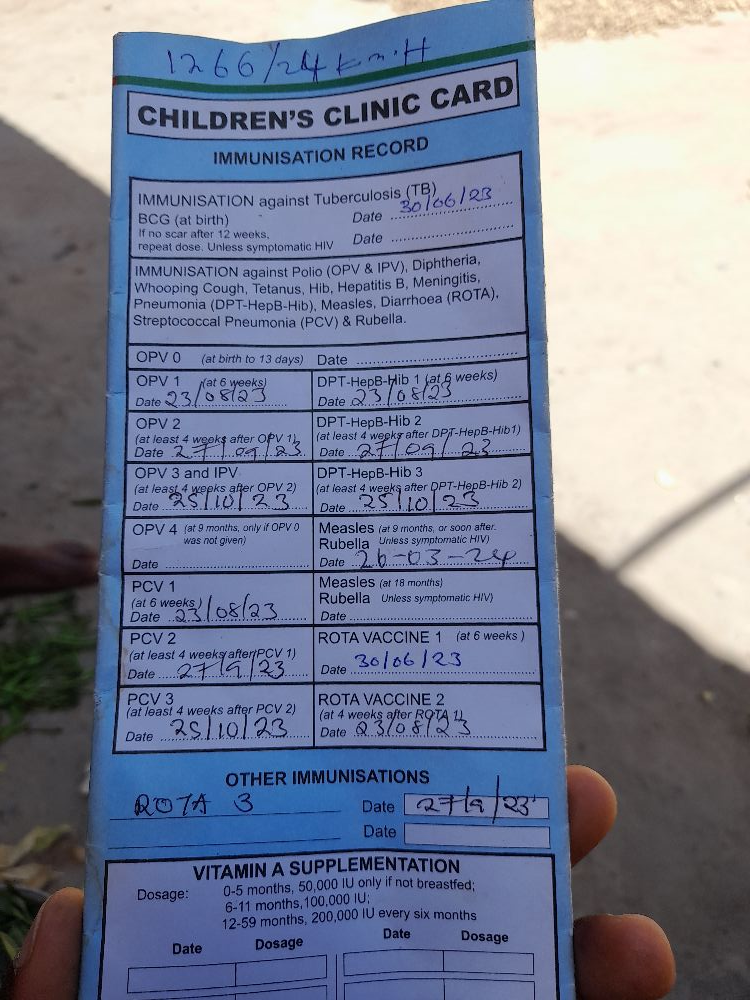
#> input picture data/images/vaccination_cards/1713782940159.jpg, 750 x 1000 px, found by its file name
$ python image_preprocessing.py
#> lines starting #> are read from the running program, lines starting #| are printed output that depends on the picture; after the words box and inside, x2 and y2 are one past the last pixel; in counts of white or black regions, pixels touching at a corner belong together
import cv2
import numpy as np
import os

# Define paths
IMAGE_PATH = "data/images/vaccination_cards/1713782940159.jpg"  # Change this dynamically later if needed
IMAGE_NAME = os.path.basename(IMAGE_PATH)
OUTPUT_PATH = f"data/images/vaccination_cards/processed_{IMAGE_NAME}"

def preprocess_image(image_path, output_path):
    """Loads an image and applies improved preprocessing for OCR."""
    # Load image
    image = cv2.imread(image_path)
#> image is the input picture: shape (1000, 750, 3); mean B, G, R 147.9, 126.5, 119.3

    if image is None:
        raise FileNotFoundError(f"⚠️ Image not found: {image_path}")

    # Convert to grayscale
    gray = cv2.cvtColor(image, cv2.COLOR_BGR2GRAY)
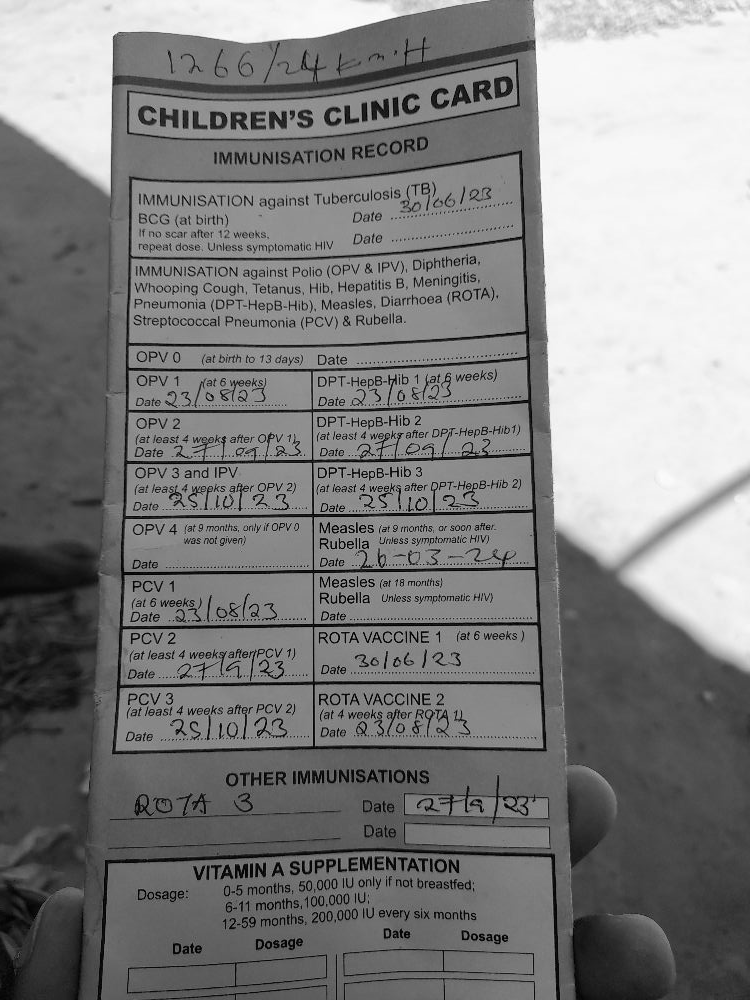
#> gray: shape (1000, 750); min 0, max 255, mean 126.8

    # Apply histogram equalization for better contrast
    gray = cv2.equalizeHist(gray)
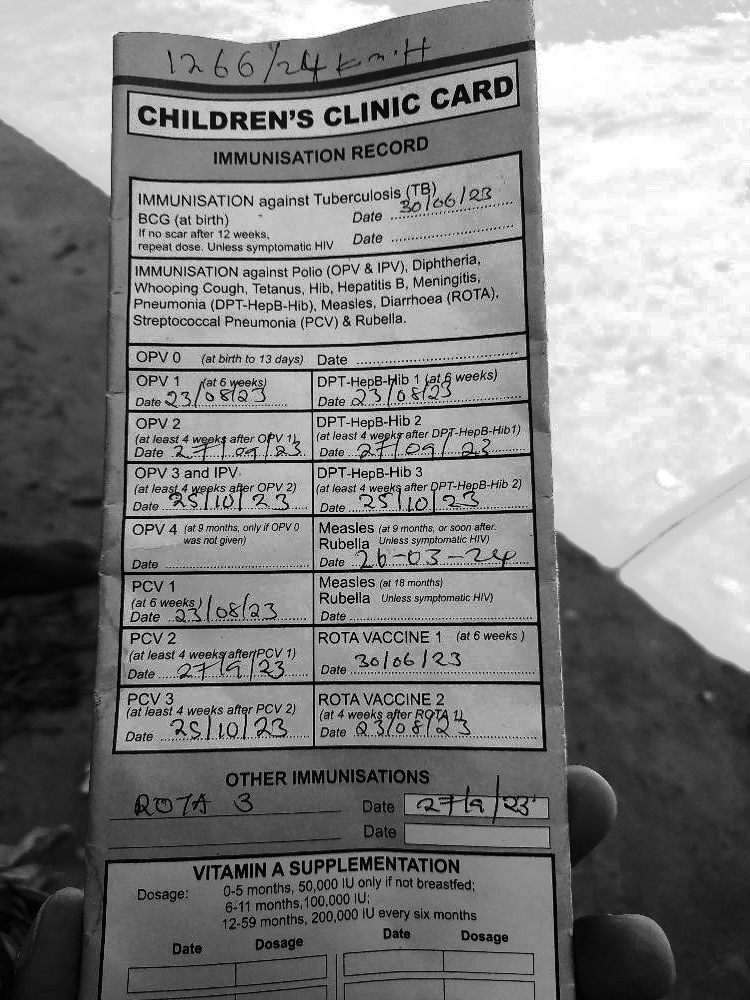
#> gray: shape (1000, 750); min 0, max 255, mean 128.5

    # Apply bilateral filtering to reduce noise while keeping edges sharp
    filtered = cv2.bilateralFilter(gray, 9, 75, 75)

    # Use adaptive thresholding to enhance text contrast
    processed = cv2.adaptiveThreshold(
        filtered, 255, cv2.ADAPTIVE_THRESH_GAUSSIAN_C, cv2.THRESH_BINARY_INV, 15, 8
    )
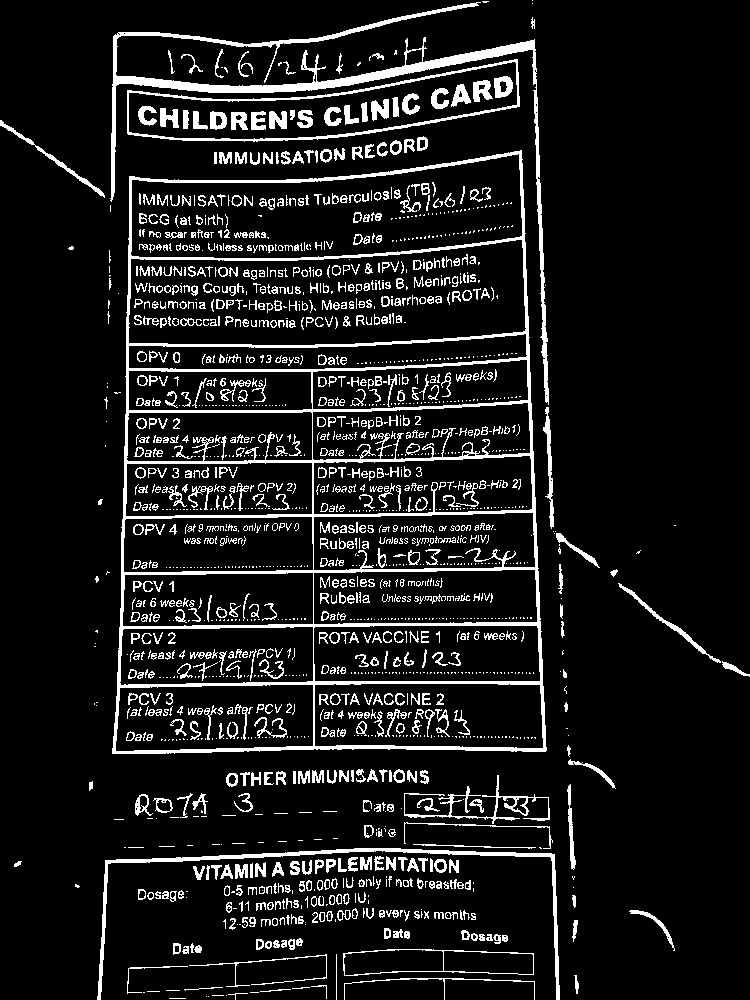
#> processed: shape (1000, 750); 10.4% white; 1819 white regions (1037 under 20 px), largest, box (x1, y1, x2, y2) and area: (112, 150, 547, 754) 19985, (110, 2, 549, 405) 7388, (97, 848, 560, 1000) 2774

    # Save preprocessed image
    cv2.imwrite(output_path, processed)
    print(f"✅ Preprocessed image saved: {output_path}")

    return output_path

# Run preprocessing
if __name__ == "__main__":
    preprocess_image(IMAGE_PATH, OUTPUT_PATH)

$ run again, with data/images/vaccination_cards/1713676875588.jpg copied over data/images/vaccination_cards/1713782940159.jpg
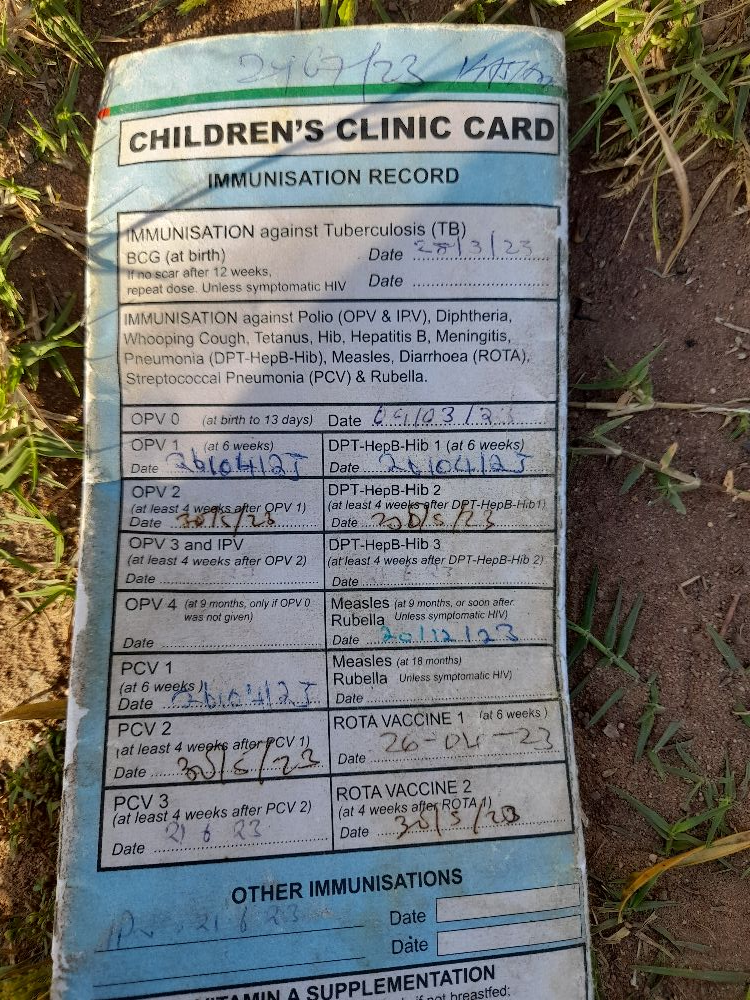
#> input picture data/images/vaccination_cards/1713676875588.jpg, 750 x 1000 px, found by its file name
#> in preprocess_image, image is the input picture: shape (1000, 750, 3); mean B, G, R 109.3, 113.1, 113.2
#> in preprocess_image, `filtered = cv2.bilateralFilter(gray, 9, 75, 75)`:
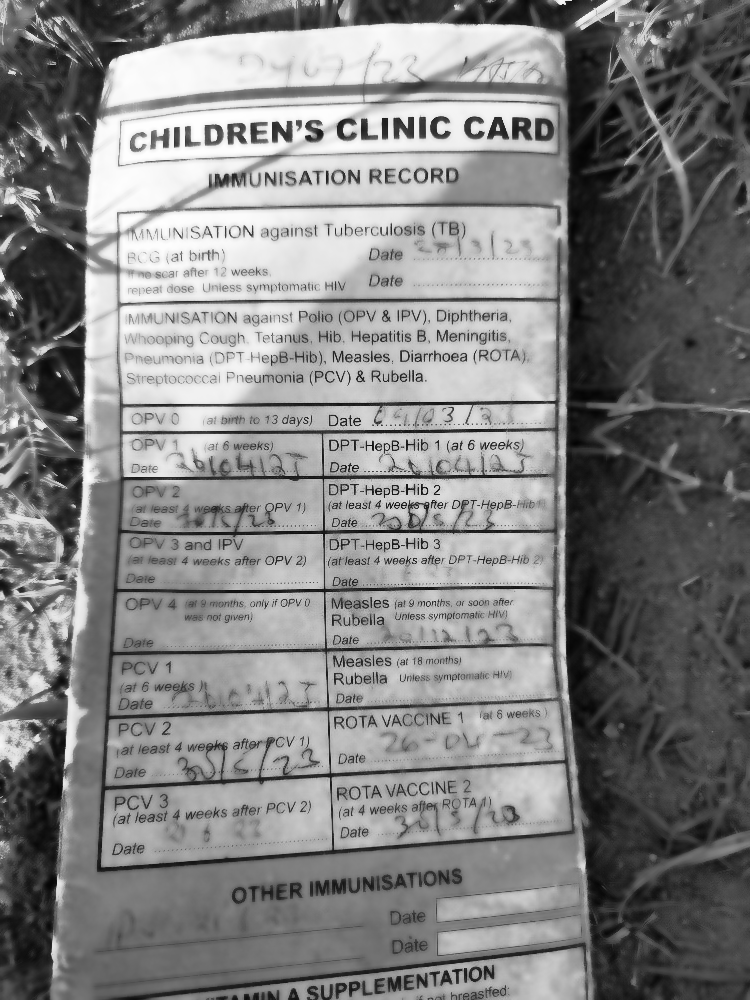
#> filtered: shape (1000, 750); min 3, max 255, mean 129
#> in preprocess_image, `processed = cv2.adaptiveThreshold( filtered, 255, cv2.ADAPTIVE_THRESH_..`:
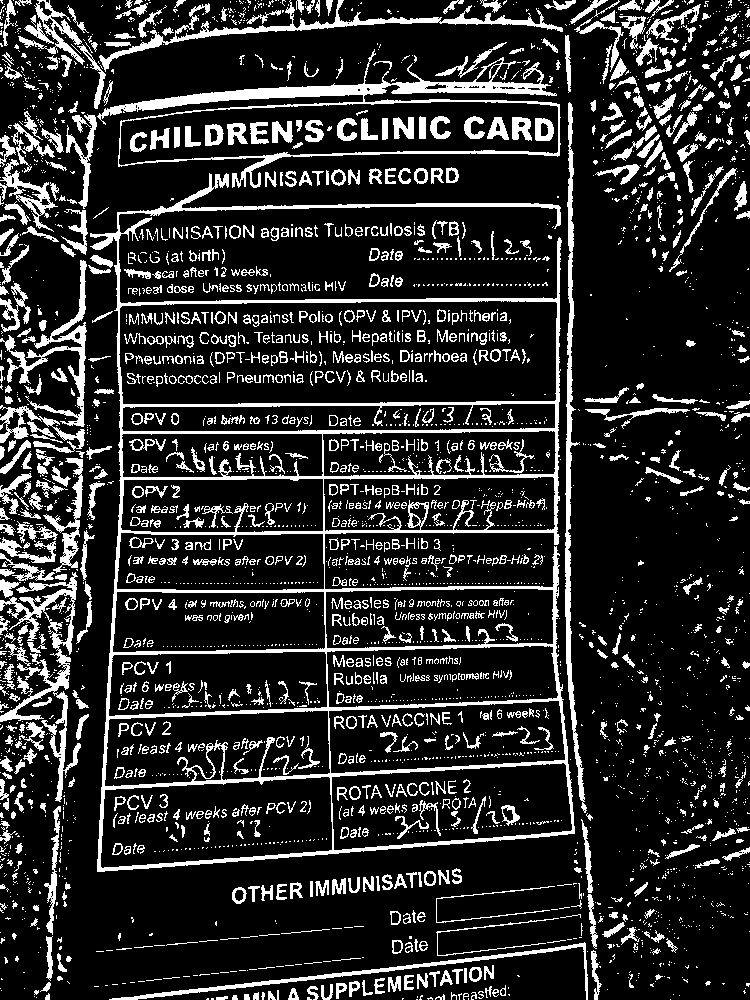
#> processed: shape (1000, 750); 16.8% white; 3611 white regions (2544 under 20 px), largest, box (x1, y1, x2, y2) and area: (90, 173, 575, 872) 24646, (97, 49, 561, 188) 7531, (0, 572, 81, 802) 3815

$ run again, with data/images/vaccination_cards/1713677378840.jpg copied over data/images/vaccination_cards/1713782940159.jpg
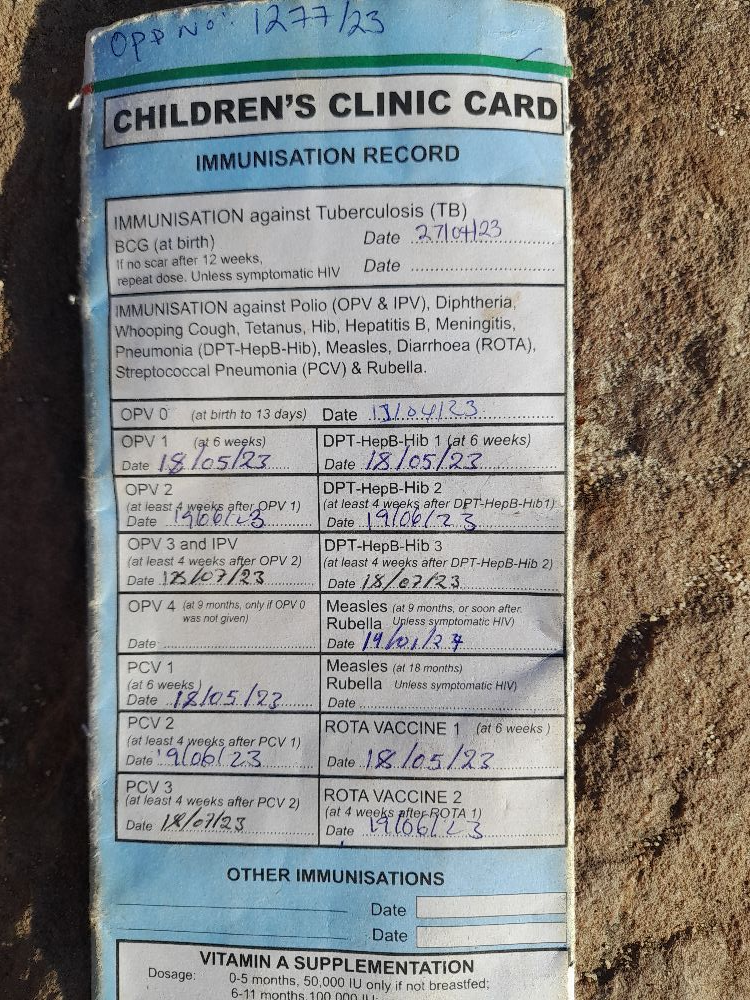
#> input picture data/images/vaccination_cards/1713677378840.jpg, 750 x 1000 px, found by its file name
#> in preprocess_image, image is the input picture: shape (1000, 750, 3); mean B, G, R 128.3, 131.6, 131.9
#> in preprocess_image, `gray = cv2.equalizeHist(gray)`:
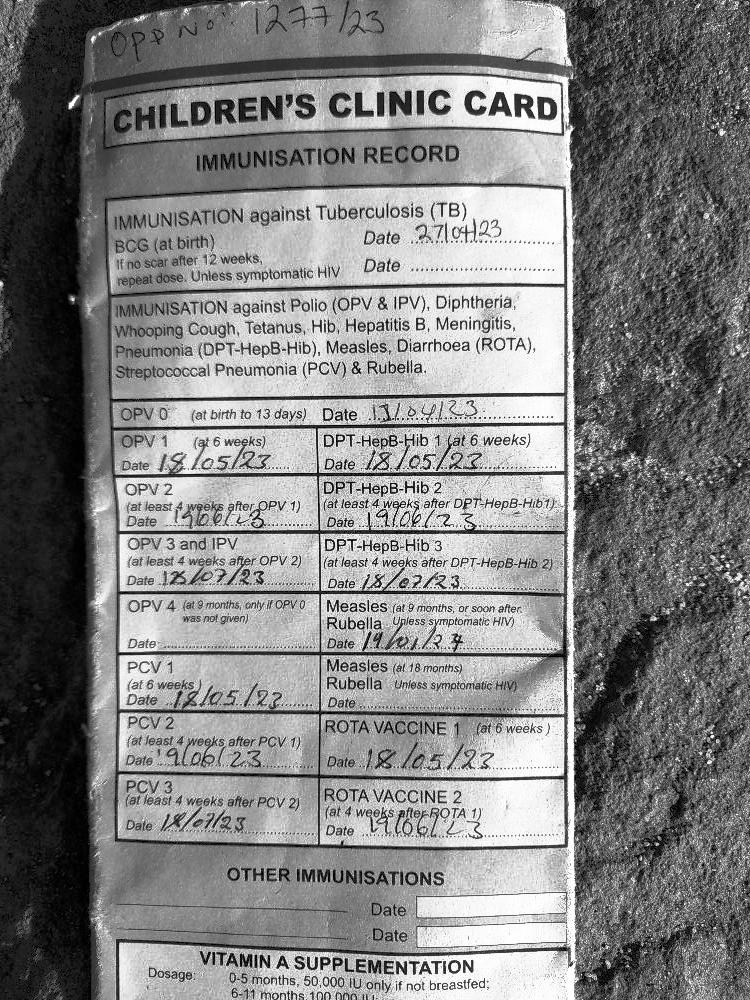
#> gray: shape (1000, 750); min 0, max 255, mean 128.3
#> in preprocess_image, `processed = cv2.adaptiveThreshold( filtered, 255, cv2.ADAPTIVE_THRESH_..`:
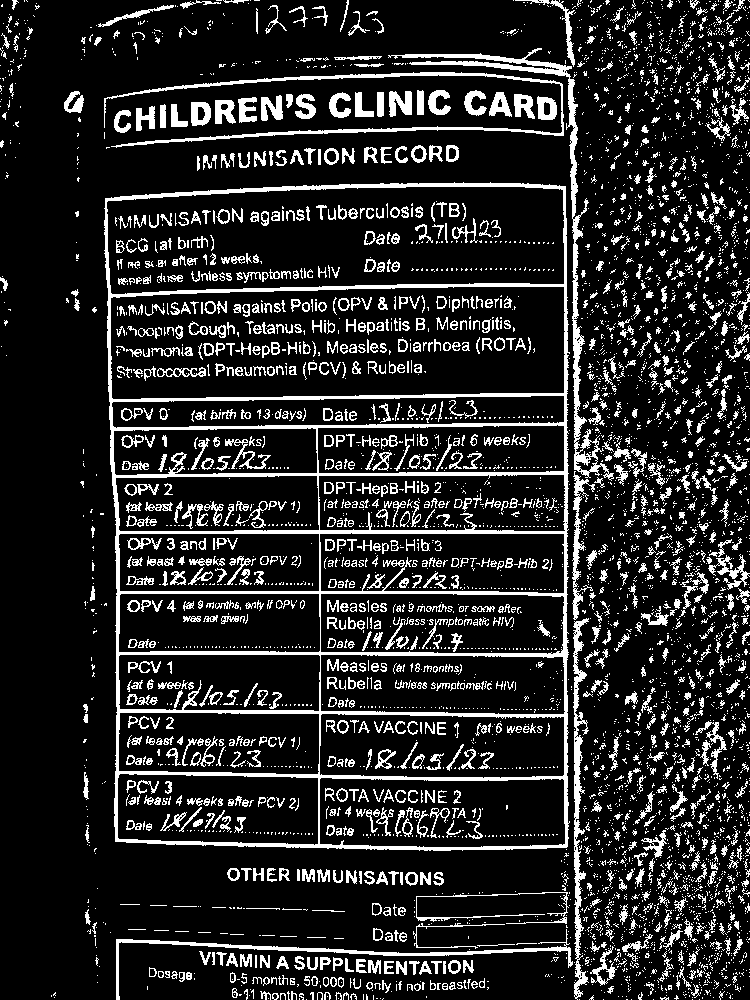
#> processed: shape (1000, 750); 15.2% white; 5174 white regions (3975 under 20 px), largest, box (x1, y1, x2, y2) and area: (104, 182, 570, 851) 23769, (388, 48, 614, 481) 4126, (104, 72, 564, 148) 2982
